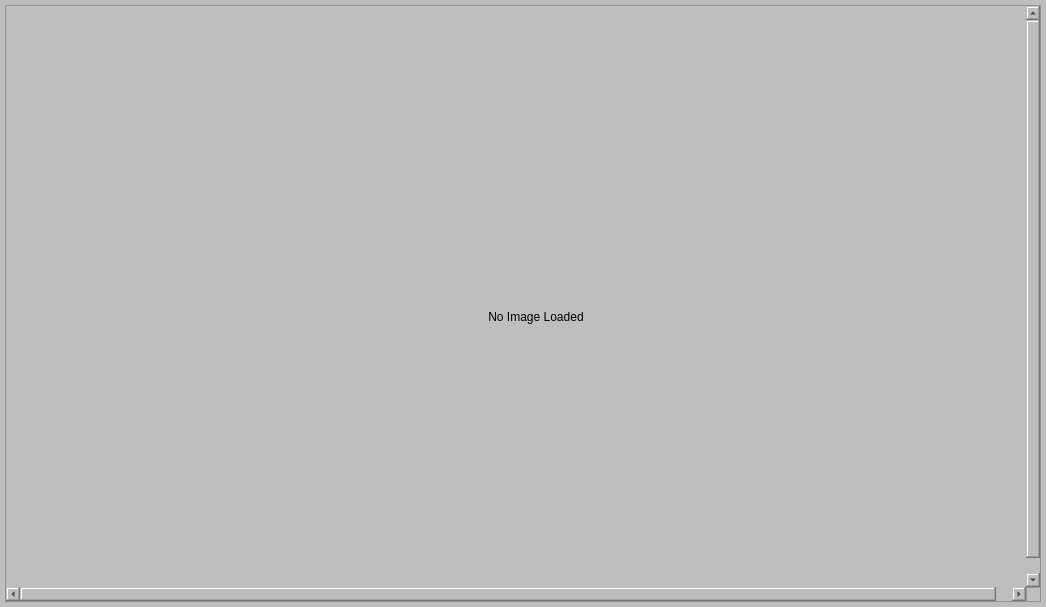
<?xml version="1.0" encoding="UTF-8"?>
<ui version="4.0">
 <class>Viewer</class>
 <widget class="QWidget" name="Viewer">
  <property name="geometry">
   <rect>
    <x>0</x>
    <y>0</y>
    <width>1046</width>
    <height>607</height>
   </rect>
  </property>
  <property name="minimumSize">
   <size>
    <width>1036</width>
    <height>597</height>
   </size>
  </property>
  <property name="mouseTracking">
   <bool>false</bool>
  </property>
  <property name="windowTitle">
   <string>Form</string>
  </property>
  <property name="styleSheet">
   <string notr="true">background-color: rgb(190, 190, 190);</string>
  </property>
  <layout class="QVBoxLayout" name="verticalLayout_2">
   <property name="spacing">
    <number>-1</number>
   </property>
   <property name="leftMargin">
    <number>5</number>
   </property>
   <property name="topMargin">
    <number>5</number>
   </property>
   <property name="rightMargin">
    <number>5</number>
   </property>
   <property name="bottomMargin">
    <number>5</number>
   </property>
   <item>
    <widget class="QScrollArea" name="scrollArea">
     <property name="minimumSize">
      <size>
       <width>1036</width>
       <height>597</height>
      </size>
     </property>
     <property name="styleSheet">
      <string notr="true">background-color: rgb(190, 190, 190);</string>
     </property>
     <property name="widgetResizable">
      <bool>false</bool>
     </property>
     <widget class="QWidget" name="scrollAreaWidgetContents">
      <property name="geometry">
       <rect>
        <x>0</x>
        <y>0</y>
        <width>1036</width>
        <height>597</height>
       </rect>
      </property>
      <property name="minimumSize">
       <size>
        <width>1036</width>
        <height>597</height>
       </size>
      </property>
      <property name="autoFillBackground">
       <bool>false</bool>
      </property>
      <widget class="QLabel" name="label_view">
       <property name="geometry">
        <rect>
         <x>12</x>
         <y>12</y>
         <width>1036</width>
         <height>597</height>
        </rect>
       </property>
       <property name="minimumSize">
        <size>
         <width>1036</width>
         <height>597</height>
        </size>
       </property>
       <property name="mouseTracking">
        <bool>false</bool>
       </property>
       <property name="styleSheet">
        <string notr="true">background-color: rgb(190, 190, 190);</string>
       </property>
       <property name="text">
        <string>No Image Loaded</string>
       </property>
       <property name="alignment">
        <set>Qt::AlignCenter</set>
       </property>
      </widget>
     </widget>
    </widget>
   </item>
  </layout>
 </widget>
 <resources/>
 <connections/>
</ui>
